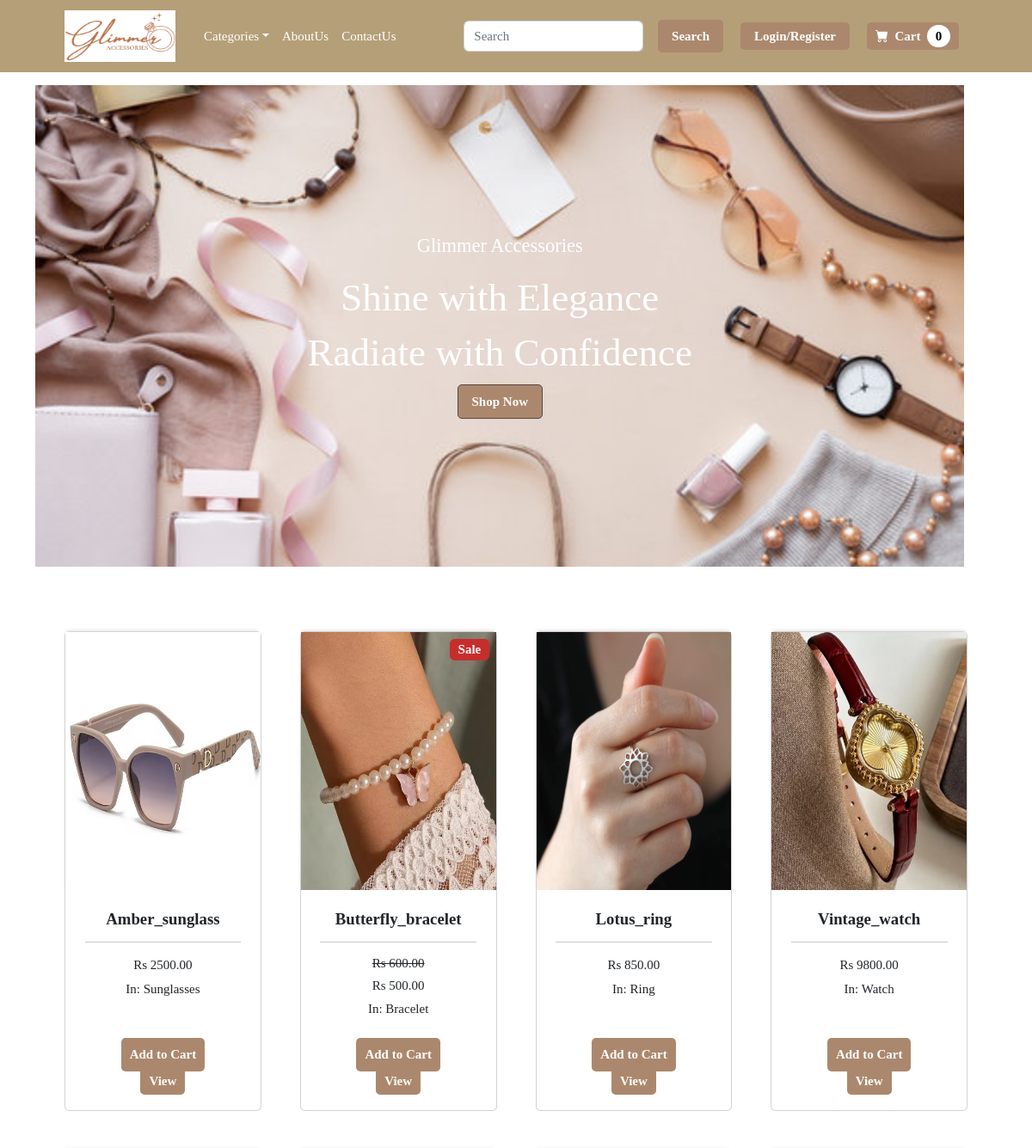
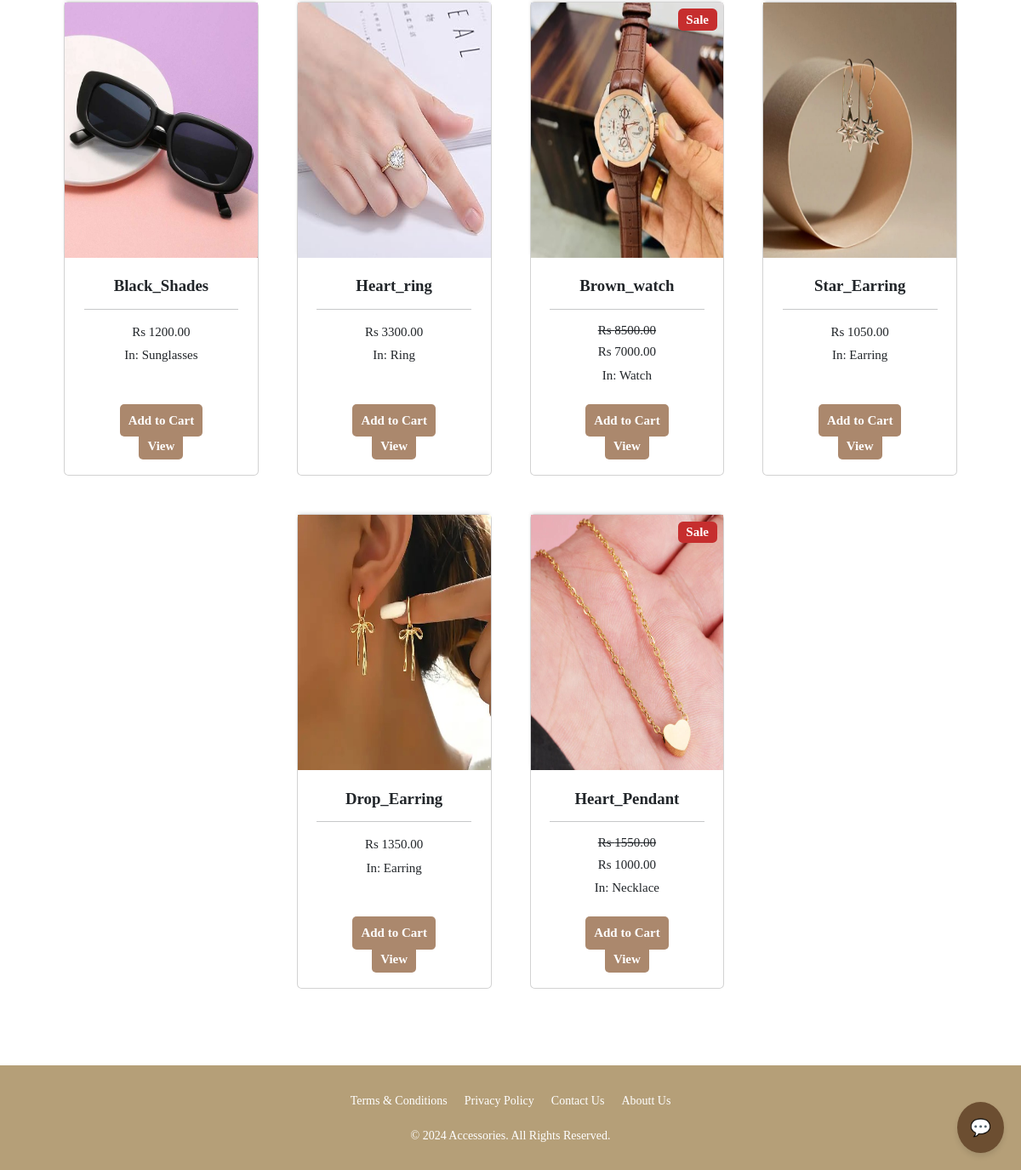
The page / on the database its author committed (2 pictures, top to bottom).
### ecommerce/models.py (models this page shows, shortened)
class Product(models.Model):
    name=models.CharField(max_length=100)
    price=models.DecimalField(default=0,decimal_places=2,max_digits=6)
    category=models.ForeignKey(Category,on_delete=models.CASCADE,default=1)
    description=models.CharField(max_length=250,default='',blank=True,null=True)
    image=models.ImageField(upload_to='uploads/product')
    is_sale=models.BooleanField(default=False)
    sale_price=models.DecimalField(default=0,decimal_places=2,max_digits=6)

class Category(models.Model):
    name = models.CharField(max_length=200)
    def __str__(self):
		    return self.name

### ecommerce/views.py (the view)
# urls.py: path('',views.home,name='home'),
def home(request):
    products= Product.objects.all()
    return render(request,'home.html',{'products':products})

### cart/context_processors.py (called while the page is built)
def cart(request):
    return{'cart':Cart(request)}

### ecommerce/templates/home.html (shortened to what this page needs)
{%extends 'main.html' %}
{%load static%}
{%block content%}
<html>
    <head>
    </head>
</html>
<header class="py-5">
    <div class="container">
            <div id="slider">
                <figure>
                    <img src="{% static 'images/1.jpg' %}" alt="Image 1">
                </figure>
                <div class="overlay">
                    <h5>Glimmer Accessories</h5>
                    <h1>Shine with Elegance</h1>
                    <h1>Radiate with Confidence</h1>
                    <button onclick="location.href=''">Shop Now</button>
                </div>
    </div>
</header>
<section class="py-5">
    <div class="container px-4 px-lg-5 mt-3">
        <div class="row gx-4 gx-lg-5 row-cols-2 row-cols-md-3 row-cols-xl-4 justify-content-center">
            {%for product in products%}
                {% if product.is_sale %}
                    <div class="col mb-5">
                        <div class="card h-100">
                             <div class="badge  text-white position-absolute" style="top: 0.5rem; right: 0.5rem;background-color:#C62E2E;">Sale</div>
                            <img class="thumbnail" src="{{product.image.url}}" alt="..." />
                            <div class="card-body p-4">
                                <div class="text-center">
                                    <h5 class="fw-bolder">{{product.name}}</h5>
                                    <hr>
                                    <h6><strike>Rs {{product.price}}</strike></h6>
                                    <h6>Rs {{product.sale_price}}</h6>
                                    In: {{product.category}}
                                </div>
                            </div>
                            <div class="card-footer p-4 pt-0 border-top-0 bg-transparent">
                                <div class="text-center">
                                    <button data-product="" data-action="add" class="custom-cart-button">Add to Cart</button>
                                    <a class="custom-cart-button" href="#">View</a>
                                </div>
                            </div>
                        </div>
                    </div>
                {% else %}
                    <div class="col mb-5">
                        <div class="card h-100">
                            <img class="thumbnail" src="{{product.image.url}}" alt="..." />
                            <div class="card-body p-4">
                                <div class="text-center">
                                    <h5 class="fw-bolder">{{product.name}}</h5>
                                    <hr>
                                    <h6 style="display: inline-block;">Rs {{product.price}}</h6>
                                    <br>
                                    In: {{product.category}}
                                </div>
                            </div>
                            <div class="card-footer p-4 pt-0 border-top-0 bg-transparent">
                                <div class="text-center">
                                    <button data-product="" data-action="add" class="custom-cart-button">Add to Cart</button>
                                    <a class="custom-cart-button" href="#">View</a>
                                </div>
                            </div>
                        </div>
                    </div>
                {% endif %}
            {% endfor %}
        </div>
    </div>
</section>
{%endblock content%}

### ecommerce/templates/main.html (style rules this page uses)
* { margin: 0; padding: 0; box-sizing: border-box; }

### ecommerce/templates/home.html (style rules this page uses)
* { margin: 0; padding: 0; box-sizing: border-box; }
html, body { width: 100%; height: 100%; overflow-x: hidden; }
#slider { position: relative; width: 90vw; height: 70vh; overflow: hidden; }
#slider figure { display: flex; position: absolute; width: 500%; margin: 0; left: 0; top: 0; animation: sliderAnimation 15s infinite; }
#slider figure img { width: 90vw; height: 70vh; object-fit: cover; }
.overlay { position: absolute; top: 0; left: 0; width: 100%; height: 100%; background: rgba(0, 0, 0, 0); display: flex; flex-direction: column; justify-content: center; align-items: center; color: white; text-align: center; }
.overlay h1 { font-size: 3rem; margin-bottom: 10px; color: white; }
.overlay h5 { font-size: 1.5rem; margin-bottom: 20px; color: white; }
.overlay button { background-color: #AB886D; color: white; border: 1px solid #54473F; margin: 0 10px; padding: 8px 16px; border-radius: 5px; font-weight: bold; transition: background-color 0.3s ease; }

### rows shown on the page
Product: image (picture), name "Amber_sunglass", price "2500.00", category "Sunglasses"
Product: image (picture), name "Butterfly_bracelet", price "600.00", sale_price "500.00", category "Bracelet"
Product: image (picture), name "Lotus_ring", price "850.00", category "Ring"
Product: image (picture), name "Vintage_watch", price "9800.00", category "Watch"
Product: image (picture), name "Black_Shades", price "1200.00", category "Sunglasses"
Product: image (picture), name "Heart_ring", price "3300.00", category "Ring"
Product: image (picture), name "Brown_watch", price "8500.00", sale_price "7000.00", category "Watch"
Product: image (picture), name "Star_Earring", price "1050.00", category "Earring"
Product: image (picture), name "Drop_Earring", price "1350.00", category "Earring"
Product: image (picture), name "Heart_Pendant", price "1550.00", sale_price "1000.00", category "Necklace"
